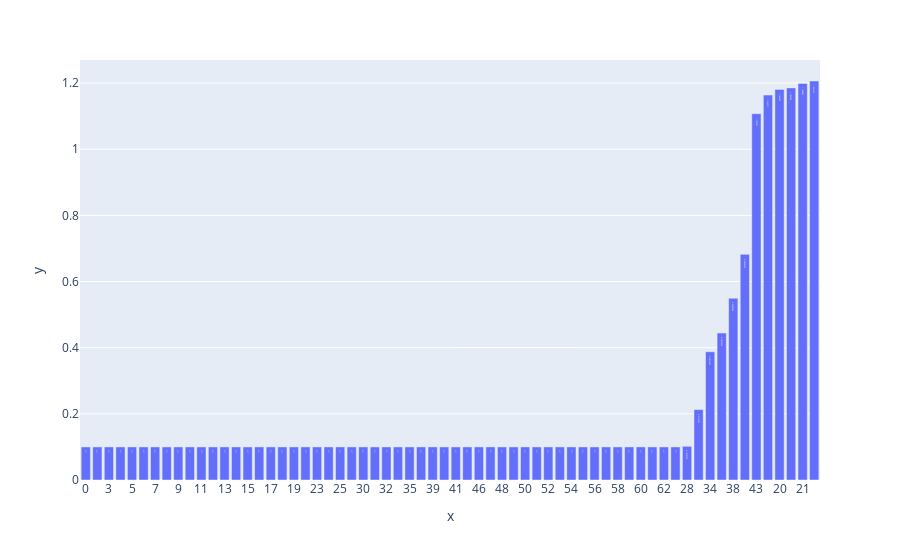

Write notebook code for a chart like this one.
### Code cell
datapoints = [[x,y] for x,y in enumerate(G['v'][0,: X.shape[1]])]

datapoints.sort(key = lambda x :x[1])

datapoints = np.array(datapoints)
px.bar(y = datapoints[:,1], x=datapoints[:,0].astype(int).astype(str), category_orders=datapoints[:,0].astype(str), text_auto=True)

### Figure 1 — Plotly figure (JSON) as saved in the notebook; plotly's stock layout.template omitted (floating-point values rounded to 4 significant figures)
{"data": [{"alignmentgroup": "True", "hovertemplate": "x=%{x}<br>y=%{y}<extra></extra>", "legendgroup": "", "marker": {"color": "#636efa", "pattern": {"shape": ""}}, "name": "", "offsetgroup": "", "orientation": "v", "showlegend": false, "textposition": "auto", "texttemplate": "%{y}", "type": "bar", "x": ["0", "1", "3", "4", "5", "6", "7", "8", "9", "10", "11", "12", "13", "14", "15", "16", "17", "18", "19", "22", "23", "24", "25", "29", "30", "31", "32", "33", "35", "37", "39", "40", "41", "45", "46", "47", "48", "49", "50", "51", "52", "53", "54", "55", "56", "57", "58", "59", "60", "61", "62", "63", "28", "2", "34", "26", "38", "42", "43", "44", "20", "27", "21", "36"], "xaxis": "x", "y": [0.1, 0.1, 0.1, 0.1, 0.1, 0.1, 0.1, 0.1, 0.1, 0.1, 0.1, 0.1, 0.1, 0.1, 0.1, 0.1, 0.1, 0.1, 0.1, 0.1, 0.1, 0.1, 0.1, 0.1, 0.1, 0.1, 0.1, 0.1, 0.1, 0.1, 0.1, 0.1, 0.1, 0.1, 0.1, 0.1, 0.1, 0.1, 0.1, 0.1, 0.1, 0.1, 0.1, 0.1, 0.1, 0.1, 0.1, 0.1, 0.1, 0.1, 0.1, 0.1, 0.1019, 0.2128, 0.3876, 0.4442, 0.5495, 0.6821, 1.107, 1.164, 1.181, 1.185, 1.199, 1.206], "yaxis": "y"}], "layout": {"barmode": "relative", "legend": {"tracegroupgap": 0}, "margin": {"t": 60}, "xaxis": {"anchor": "y", "domain": [0, 1], "title": {"text": "x"}}, "yaxis": {"anchor": "x", "domain": [0, 1], "title": {"text": "y"}}}}
